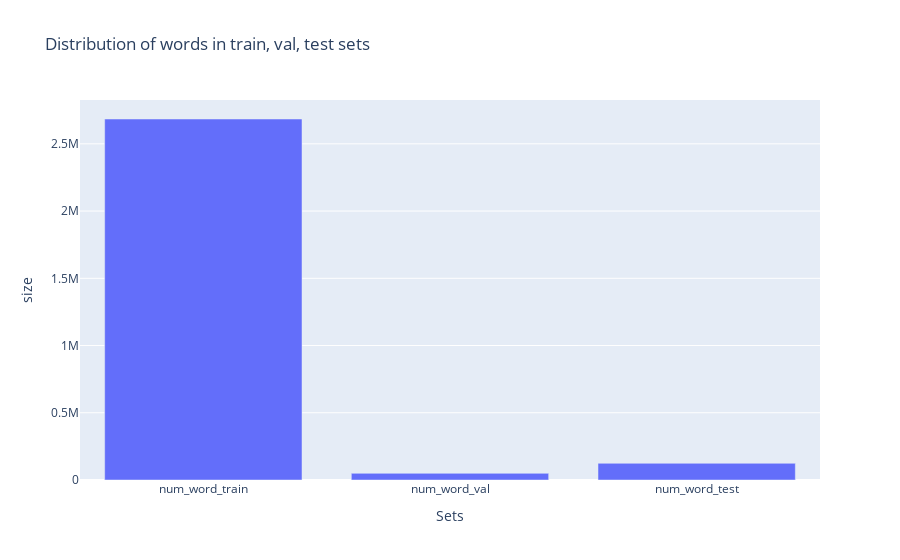
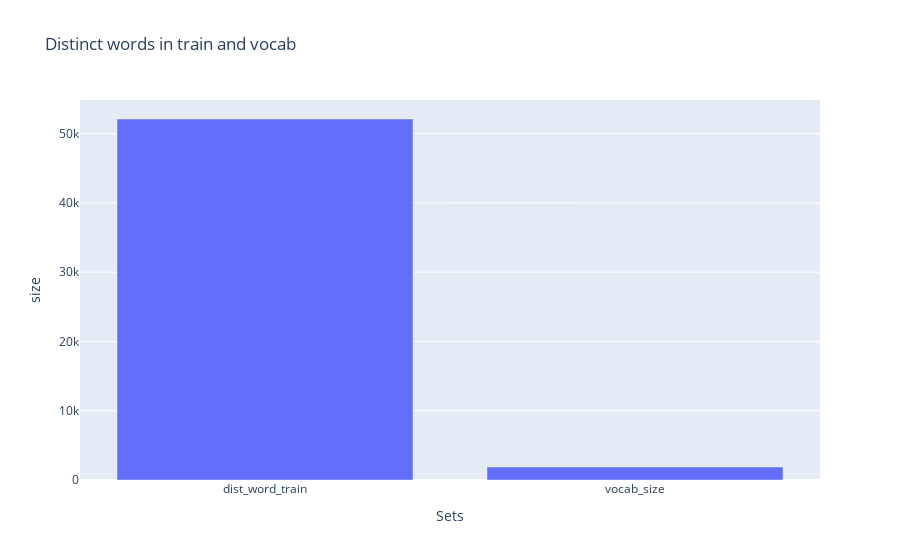

The cell these charts' notebook holds for them, in order:
### Code cell
sets_1 = ['num_word_train', 'num_word_val', 'num_word_test']
size_1 = [len(words_train), len(words_val), len(words_test)]

df_1 = pd.DataFrame(list(zip(sets_1, size_1)),
               columns =['Sets', 'size'])

fig = px.bar(df_1, x="Sets", y="size", title="Distribution of words in train, val, test sets")
fig.show()

sets_2 = ['dist_word_train', 'vocab_size']
size_2 = [ len(set(words_train)),  VOCAB_SIZE]

sets_1 = ['num_word_train', 'num_word_val', 'num_word_test']
size_1 = [len(words_train), len(words_val), len(words_test)]

df_2 = pd.DataFrame(list(zip(sets_2, size_2)),
               columns =['Sets', 'size'])

fig = px.bar(df_2, x="Sets", y="size", title="Distinct words in train and vocab")
fig.show()

sets_2 = ['dist_word_train', 'vocab_size']
size_2 = [ len(set(words_train)),  VOCAB_SIZE]

### Figure 1 — Plotly figure (JSON) as saved in the notebook; plotly's stock layout.template omitted (floating-point values rounded to 4 significant figures)
{"data": [{"alignmentgroup": "True", "hovertemplate": "Sets=%{x}<br>size=%{y}<extra></extra>", "legendgroup": "", "marker": {"color": "#636efa", "pattern": {"shape": ""}}, "name": "", "offsetgroup": "", "orientation": "v", "showlegend": false, "textposition": "auto", "type": "bar", "x": ["num_word_train", "num_word_val", "num_word_test"], "xaxis": "x", "y": [2684706, 49526, 124152], "yaxis": "y"}], "layout": {"barmode": "relative", "legend": {"tracegroupgap": 0}, "title": {"text": "Distribution of words in train, val, test sets"}, "xaxis": {"anchor": "y", "domain": [0, 1], "title": {"text": "Sets"}}, "yaxis": {"anchor": "x", "domain": [0, 1], "title": {"text": "size"}}}}

### Figure 2 — Plotly figure (JSON) as saved in the notebook; plotly's stock layout.template omitted (floating-point values rounded to 4 significant figures)
{"data": [{"alignmentgroup": "True", "hovertemplate": "Sets=%{x}<br>size=%{y}<extra></extra>", "legendgroup": "", "marker": {"color": "#636efa", "pattern": {"shape": ""}}, "name": "", "offsetgroup": "", "orientation": "v", "showlegend": false, "textposition": "auto", "type": "bar", "x": ["dist_word_train", "vocab_size"], "xaxis": "x", "y": [52105, 1880], "yaxis": "y"}], "layout": {"barmode": "relative", "legend": {"tracegroupgap": 0}, "title": {"text": "Distinct words in train and vocab"}, "xaxis": {"anchor": "y", "domain": [0, 1], "title": {"text": "Sets"}}, "yaxis": {"anchor": "x", "domain": [0, 1], "title": {"text": "size"}}}}
